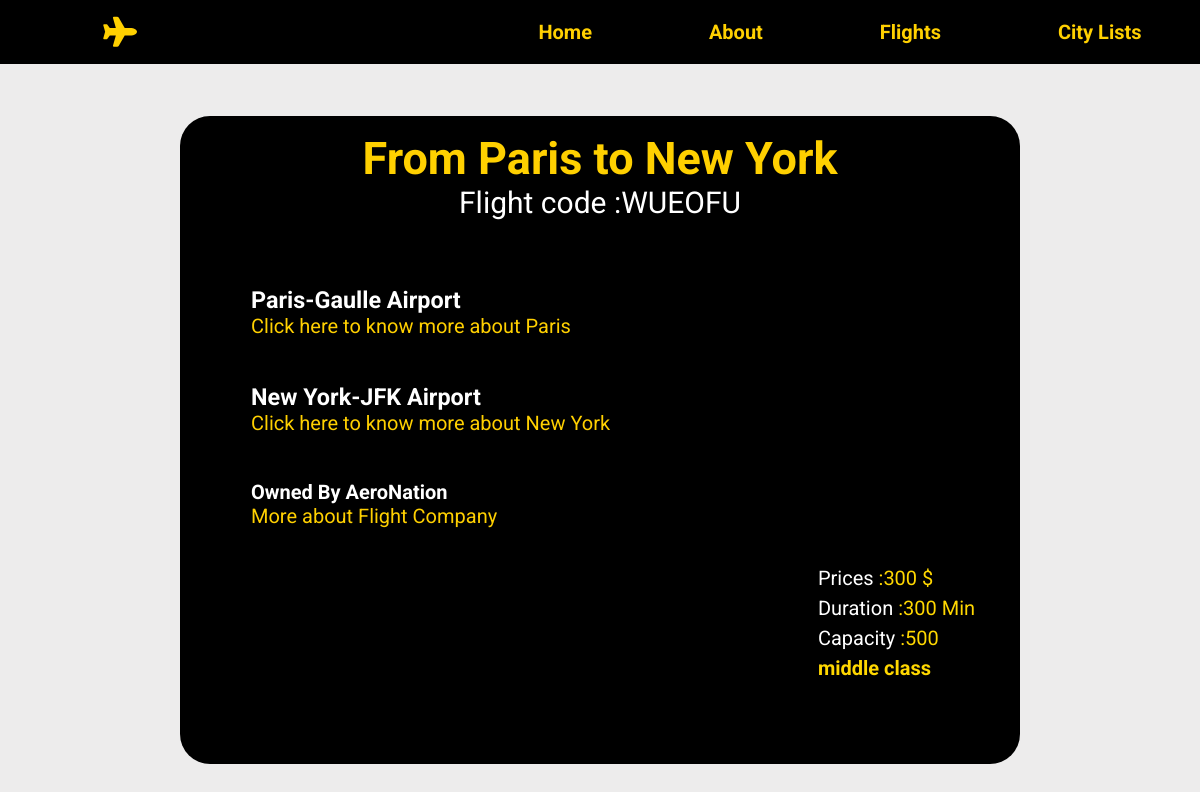
The page /flights/3 on the database its author committed.
### home/models.py (models this page shows, shortened)
class City(models.Model):
	name=models.CharField(max_length=50)
	Country=models.ForeignKey(Country,on_delete=models.CASCADE,related_name="countryx")
	def __str__(self):
		return f"{self.name}"

class Flight(models.Model):
	class_choices = (
        ('high class', 'high class'),
        ('middle class', 'middle class'),
        ('business class', 'business class'),
    )
	pricing_choices = (
        (500, '500'),
        (1000, '1000'),
        (800, '800'),
        (300, '300'),
        (200, '200'),
    )
	code=models.CharField(max_length=6)
	owner=models.ForeignKey(FlightCompany,on_delete=models.CASCADE,related_name="flight_company")
	departure=models.ForeignKey(Airport,on_delete=models.CASCADE,related_name="departurex")
	destination=models.ForeignKey(Airport,on_delete=models.CASCADE,related_name="destinationx")
	pricing=models.IntegerField(choices=pricing_choices)
	duration=models.IntegerField(default=300)
	capacity=models.IntegerField(default=500)
	standard=models.CharField(max_length=50,choices=class_choices)

class Airport(models.Model):
	name=models.CharField(max_length=50)
	location=models.ForeignKey(City,on_delete=models.CASCADE,related_name="city_name")
	def __str__(self):
		return f"{self.name}"

class FlightCompany(models.Model):
	name=models.CharField(max_length=50)
	descriptions=models.TextField(default='')
	def __str__(self):
		return f"{self.name}"

### home/views.py (the view)
# urls.py: path("flights/<int:pk>",views.flightdetails,name="flightdetails"),
def flightdetails(request,pk):
	flight=Flight.objects.get(id=pk)
	flightcompany=FlightCompany.objects.get(name=flight.owner)
	destination_airport=Airport.objects.get(name=flight.destination)
	departure_airport=Airport.objects.get(name=flight.departure)
	destination_city=City.objects.get(name=destination_airport.location)
	departure_city=City.objects.get(name=departure_airport.location)
	departure_city_id=departure_city.id
	destination_city_id=destination_city.id
	data={
		"flight":flight,
		"flightcompany":flightcompany,
		"destination_city":destination_city,
		"departure_city":departure_city,
		"destination_city_id":destination_city_id,
		"departure_city_id" :departure_city_id
	}
	return (render(request,"home/flightdetails.html",data))

### templates/home/flightdetails.html
{% extends 'layout.html' %}
{% block yield %}
<div class="detail-container">
	<div class="detail-box">
		<div class="more-details">
			<div class="details-title">
				<h2>From {{departure_city}} to {{destination_city}}</h2>
				<p>Flight code :{{flight.code}}</p>
			</div>
			<div class="details-city">
				<div class="upcity">
					<h3>{{departure_city}}-{{flight.departure}} Airport</h3>
					<a href="{% url 'citydetails' departure_city_id %}">Click here to know more about {{departure_city}}</a>
				</div>
				<div class="downcity">
					<h3>{{destination_city}}-{{flight.destination}} Airport</h3>
					<a href="{% url 'citydetails' destination_city_id %}">Click here to know more about {{destination_city}}</a>
				</div>
				<div class="company">
					<h4>Owned By {{flight.owner}}</h4>
					<a href="{% url 'flightcompanies' flightcompany.id %}">More about Flight Company</a>
			</div>
				</div>
            <div class="price-section">
				<div class="price">
					<p>Prices <span>  :{{flight.pricing}} $</span> </p>
					<p>Duration <span> :{{flight.duration}} Min</span> </p>
					<p>Capacity <span> :{{flight.capacity}} </span></p>
					<span><strong>{{flight.standard}}</strong></span>
				</div>
			</div>
		</div>
	</div>
</div>
{% endblock %}

### static/style.css (style rules this page uses)
* { margin: 0; box-sizing: border-box; font-family: 'Roboto', sans-serif; }

### static/flightdetails.css (style rules this page uses)
.detail-container { background-color: rgba(231, 230, 230, 0.753); height: 100vh; padding-top: 5rem; display: flex; justify-content: center; align-items: center; }
.detail-box { height: 90%; width: 70%; background-color: black; border-radius: 30px; color: white; display: flex; justify-content: center; align-items: center; }
.more-details { height: 95%; width: 95%; font-size: 20px; }
.more-details a { text-decoration: none; color: rgb(255, 208, 0); }
.details-title { height: 25%; font-size: 30px; color: rgb(255, 208, 0); text-align: center; }
.details-title p { color: white; }
.details-city { height: 45%; padding-left:50px; }
.upcity { height: 35%; }
.downcity { height: 35%; }
.company { height: 30%; }
.price-section { height: 30%; width: 97%; display: flex; justify-content: end; text-align: start; }
.price { line-height: 30px; }
.price span { color: gold; }

### rows shown on the page
City: name "Paris"
City: name "New York"
Flight: code "WUEOFU", departure "Gaulle", destination "JFK", owner "AeroNation", pricing "300", duration "300", capacity "500", standard "middle class"
